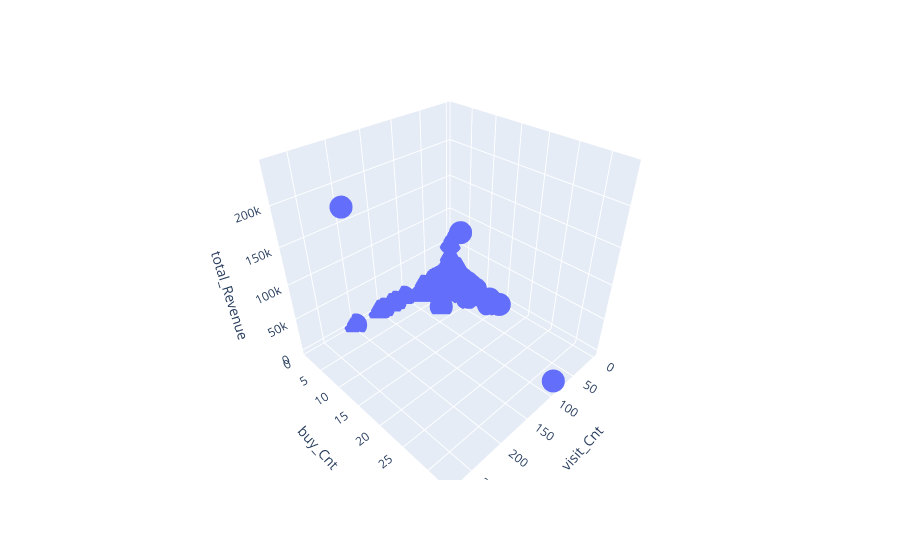

Notebook source saved alongside this figure:
### Code cell
import plotly.express as px

fig = px.scatter_3d(vvip_VFM, 
                  x='visit_Cnt', y='buy_Cnt', z='total_Revenue')
fig.show()

### Figure 1 — Plotly figure (JSON) as saved in the notebook; plotly's stock layout.template omitted (floating-point values rounded to 4 significant figures; data arrays with more than 128 entries replaced by an {"elided": "..."} marker saying what was removed)
{"data": [{"hovertemplate": "visit_Cnt=%{x}<br>buy_Cnt=%{y}<br>total_Revenue=%{z}<extra></extra>", "legendgroup": "", "marker": {"color": "#636efa", "symbol": "circle"}, "mode": "markers", "name": "", "scene": "scene", "showlegend": false, "type": "scatter3d", "x": {"elided": "9421 int values"}, "y": {"elided": "9421 int values"}, "z": {"elided": "9421 float values"}}], "layout": {"legend": {"tracegroupgap": 0}, "margin": {"t": 60}, "scene": {"domain": {"x": [0, 1], "y": [0, 1]}, "xaxis": {"title": {"text": "visit_Cnt"}}, "yaxis": {"title": {"text": "buy_Cnt"}}, "zaxis": {"title": {"text": "total_Revenue"}}}}}
